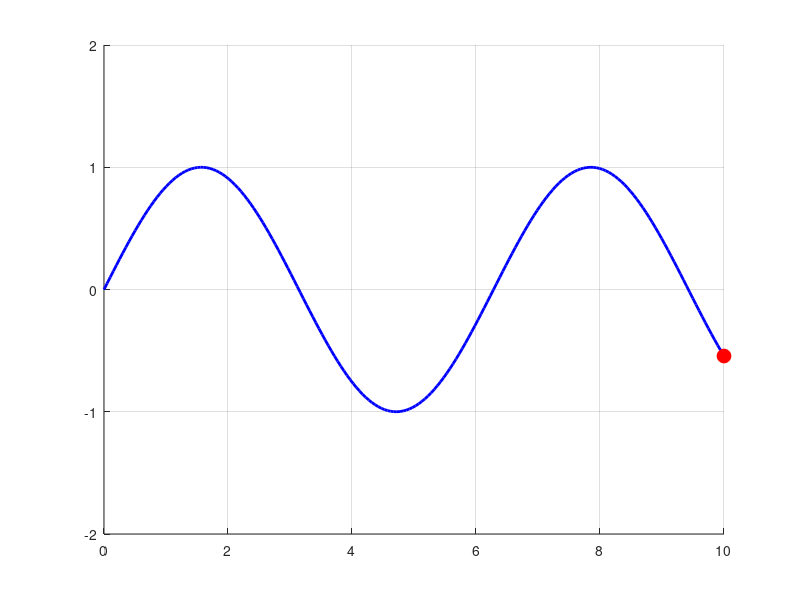

Reproduce this figure in MATLAB.
% % clc
% % close
% % clear all
% 
% %%%%%%% Constants %%%%%%%%%%%%
% ns = 8;  % number of states
% ni = 2;  % number of inputs
% Ts = 0.01;  % sampling time
% T = 10;  % total sim time (seconds)
% time = 0:Ts:T;
% [rows_time, total_refs] = size(time);
% 
% x_ref = zeros(1, total_refs);
% y_ref = zeros(1, total_refs);
% 
% x_ref(1) = 0;  % Initial position x(0)
% y_ref(1) = 0;  % Initial position y(0)
% 
% for k = 2:total_refs
%     v_x = -5 * sin(time(k-1)); % Compute velocity at previous step
%     v_y =  5 * cos(time(k-1));
% 
%     % Euler integration for position
%     x_ref(k) = x_ref(k-1) + v_x * Ts;
%     y_ref(k) = y_ref(k-1) + v_y * Ts;
% end
% 
% 
% 
% g = 9.81;
% Ix = 0.0093;
% Iy = 0.0092;
% 
% %%%%%%%%%% Obstacle constants %%%%%%%
% xC = -7.;
% yC = -3.5;
% RR = 1.; % radius of obstacle
% 
% A = [
%     0 0 1 0 0 0 0 0 
%     0 0 0 1 0 0 0 0
%     0 0 0 0 0 g 0 0
%     0 0 0 0 -g 0 0 0
%     0 0 0 0 0 0 1 0
%     0 0 0 0 0 0 0 1 
%     0 0 0 0 0 0 0 0 
%     0 0 0 0 0 0 0 0
%     ];
% 
% B = [
%     0 0
%     0 0
%     0 0
%     0 0
%     0 0
%     0 0
%     1/Ix 0
%     0 1/Iy
%     ];
% 
% 
% sys = ss(A, B, [], []);
% sys_d = c2d(sys, Ts, 'zoh');
% 
% Ad = sys_d.A;
% Bd = sys_d.B;
% 
% 
% x0_cont = [0;0;0;0;0;0;0;0];
% x0_dis = [0;0;0;0;0;0;0;0];
% 
% x0_wrong = [0;0;0;0;0;0;0;0];
% X_wrong = x0_wrong;
% 
% X_cont = x0_cont;
% X_dis = x0_dis;
% 
% for i = 1:length(U1)
%     in = [U1(i);U2(i)];
%     xcont_next = x0_cont+ (A*x0_cont + B*in)*Ts;
%     xdis_next = Ad*x0_dis + Bd*in;
% 
%     xwrong_next = A*x0_wrong + B*in;
%     X_wrong = [X_wrong xwrong_next];
% 
%     X_cont = [X_cont xcont_next];
%     X_dis = [X_dis xdis_next];
% 
%     x0_cont = xcont_next;
%     x0_dis = xdis_next;
% 
%     x0_wrong = xwrong_next;
% end
% 
% x_out_cont = X_cont(1,:);
% y_out_cont = X_cont(2,:);
% 
% x_out_dis = X_dis(1,:);
% y_out_dis = X_dis(2,:);
% 
% x_out_wrong = X_wrong(1,:);
% y_out_wrong = X_wrong(2,:);
% 
% figure;
% plot(x_out_cont, y_out_cont, 'LineWidth',2);
% hold on
% plot(x_out_dis, y_out_dis, 'LineWidth',2);
% hold on
% plot(x_out_wrong, y_out_wrong, 'LineWidth',2);
% hold on




% % Sample animated trajectory
% figure;
% hold on;
% axis([0 10 0 10]); % Set axis limits
% grid on;
% 
% % Simulated trajectory
% x = linspace(0, 10, 100);
% y = sin(x);
% 
% for k = 1:length(x)
%     plot(x(k), y(k), 'ro', 'MarkerFaceColor', 'r'); % Plot current point
%     drawnow; % Force immediate update
%     pause(0.05); % Control speed of animation
% end


%%%%%%%%%%% Second Implementation %%%%%%%%%%%%%%

% figure;
% hold on;
% axis([0 10 -1 1]);
% grid on;
% 
% h = plot(NaN, NaN, 'ro', 'MarkerFaceColor', 'r'); % Initialize plot object
% 
% for k = 1:length(x)
%     set(h, 'XData', x(k), 'YData', y(k)); % Update plot data
%     drawnow;
%     pause(0.05);
% end

%%%%%%%%%%% Third Implementation %%%%%%%%%%%%%

% figure;
% hold on;
% axis([0 10 -1 1]);
% grid on;
% 
% h = animatedline('Color', 'b', 'LineWidth', 2);
% 
% for k = 1:length(x)
%     addpoints(h, x(k), y(k));
%     drawnow;
%     pause(0.05);
% end




%%%%%%%%% Fourth Implementation %%%%%%%%%%%%%%%
% 
% 
% function interactive_plot()
%     % Create figure
%     fig = figure;
%     hold on;
%     axis([0 20 -10 10]);
%     grid on;
% 
%     % Initial position
%     x = 5; 
%     y = 0;
% 
%     % Plot point
%     h = plot(x, y, 'ro', 'MarkerFaceColor', 'r', 'MarkerSize', 10);
% 
%     % Set keypress callback function
%     set(fig, 'KeyPressFcn', @(src, event) key_callback(event, h));
% 
%     % Simulation loop (dummy loop for continuous update)
%     for t = 1:100
%         drawnow;
%         pause(0.1);
%     end
% end
% 
% % Callback function for key presses
% function key_callback(event, h)
%     % Get current position
%     x = get(h, 'XData');
%     y = get(h, 'YData');
% 
%     % Adjust position based on key press
%     switch event.Key
%         case 'rightarrow'
%             x = x + 1;
%         case 'leftarrow'
%             x = x - 1;
%         case 'uparrow'
%             y = y + 1;
%         case 'downarrow'
%             y = y - 1;
%     end
% 
%     % Update plot
%     set(h, 'XData', x, 'YData', y);
% end
% 
% 
%     % h = figure; 
%     % set(h,'KeyPressFcn',@KeyPressCb);
%     % function y = KeyPressCb(~,evnt)
%     %     fprintf('key pressed: %s\n',evnt.Key);
%     %     global s;
%     %     if strcmp(evnt.Key,'rightarrow')==1
%     %     s = evnt.Key;
%     %     elseif strcmp(evnt.Key, 'leftarrow')==1
%     %     s = evnt.Key;
%     %     elseif strcmp(evnt.Key,'space')==1
%     %     s = evnt.Key;    
%     %     end
%     % end








function interactive_trajectory()
    % Create figure
    fig = figure;
    hold on;
    axis([0 10 -2 2]); % Set axis limits
    grid on;

    % Initial trajectory
    x = linspace(0, 10, 200);
    y = sin(x);
    user_offset = 0; % User-controlled vertical offset

    % Plot elements
    h_trajectory = plot(x, y, 'b', 'LineWidth', 2); % Static trajectory
    h_point = plot(x(1), y(1), 'ro', 'MarkerFaceColor', 'r', 'MarkerSize', 10); % Moving point

    % Set keypress callback function
    set(fig, 'KeyPressFcn', @(src, event) key_callback(event));

    % Main loop (updates position dynamically)
    for k = 1:length(x)
        % Update point's position based on trajectory + user input
        set(h_point, 'XData', x(k), 'YData', y(k) + user_offset);
        
        drawnow; % Update figure
        pause(0.05); % Control speed of animation
    end

    % Nested function for key events (non-blocking input)
    function key_callback(event)
        switch event.Key
            case 'uparrow'
                user_offset = user_offset + 0.1; % Move up
            case 'downarrow'
                user_offset = user_offset - 0.1; % Move down
        end
    end
end
